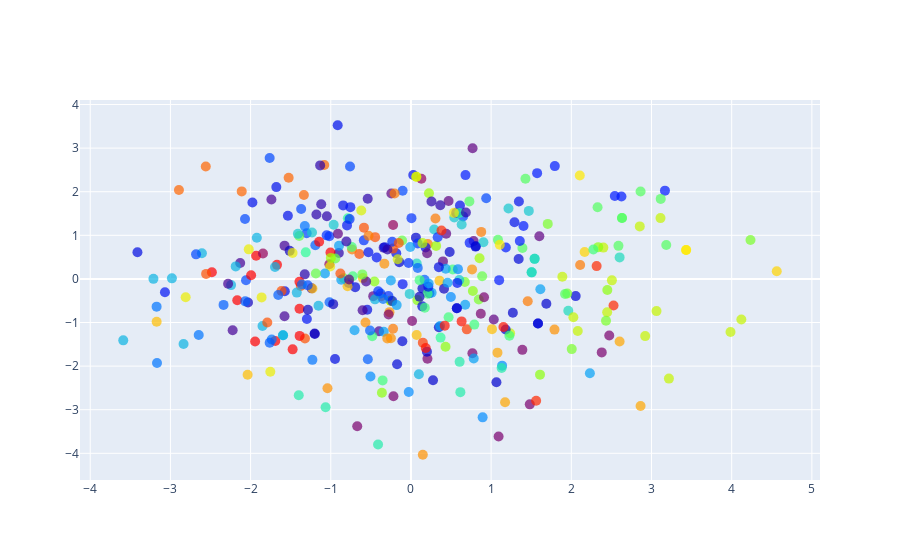

Notebook code cell kept with this figure:
### Code cell
import plotly.graph_objects as go

fig = go.Figure()

marker = go.scatter.Marker(
    color=df_with_emb['centroid'],
    colorscale='rainbow',
    size=10,
    opacity=0.7
)

centroid_marker = go.scatter.Marker(
    symbol='x',
    size=20,
    opacity=0.5,
    color='gray'
)

fig.add_trace(go.Scatter(x=df_with_emb['pca_1'], y=df_with_emb['pca_2'], mode='markers', hovertext=df_with_emb['Motion'], marker=marker))
# fig.add_trace(go.Scatter(x=pca_centroids[:, 0], y=pca_centroids[:, 1], mode='markers', marker=centroid_marker))

fig.show()

### Figure 1 — Plotly figure (JSON) as saved in the notebook; plotly's stock layout.template omitted (floating-point values rounded to 4 significant figures; data arrays with more than 128 entries replaced by an {"elided": "..."} marker saying what was removed)
{"data": [{"hovertext": {"elided": "388 str values"}, "marker": {"color": {"elided": "388 int values"}, "colorscale": [[0, "rgb(150,0,90)"], [0.125, "rgb(0,0,200)"], [0.25, "rgb(0,25,255)"], [0.375, "rgb(0,152,255)"], [0.5, "rgb(44,255,150)"], [0.625, "rgb(151,255,0)"], [0.75, "rgb(255,234,0)"], [0.875, "rgb(255,111,0)"], [1, "rgb(255,0,0)"]], "opacity": 0.7, "size": 10}, "mode": "markers", "type": "scatter", "x": {"elided": "388 float values"}, "y": {"elided": "388 float values"}}], "layout": {}}
